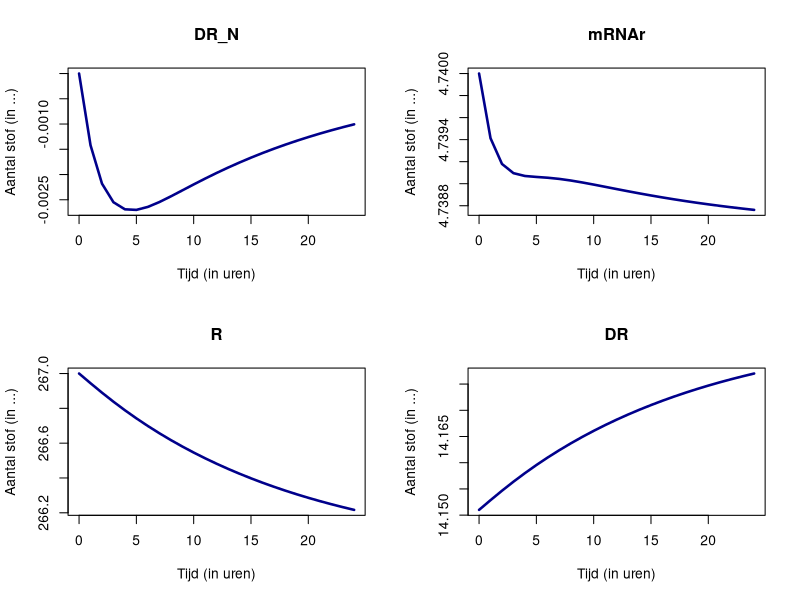

Source code (R):
## ---- chunk 1
knitr::opts_chunk$set(echo = TRUE)
## ---- chunk 2
#knitr::include_graphics('example.png')
## ---- chunk 3
# Inladen van het deSolve pakket
library(deSolve)
## ---- chunk 4
# Defineren van de parameters
parameters <- c(Ks_Rm = 2.90, IC50_Rm = 26.2, 
                Kon = 0.00329, KT = 0.63, 
                Kre = 0.57, RF = 0.49, 
                Kd_R = 0.0572, Kd_Rm = 0.612, 
                Ksr = 3.22, D = 0.053)

# Tijdspunten defineren
times <- 0 : 24

# Het defineren van de initiële waardes
initial.values <- c(DR_N = 0, mRNAr = 4.74, R = 267, DR = 0.053 * 267)
## ---- chunk 5
verandering_dt <- function (time, parameters, initial.values) {
  with(as.list(c(parameters, initial.values)),{
    # Vergelijking van R
    R <- Ksr * mRNAr + RF * Kre * DR_N - Kon * D * R - Kd_R * R
    # Vergelijking van mRNAr
    mRNAr <- Ks_Rm * (1 - (DR_N / IC50_Rm)) - Kd_Rm * mRNAr
    # Vergelijking van DR
    DR <- Kon * D * R - KT * D * R
    # Vergelijking van DR(N)
    DR_N <- KT * (D * R) - Kre * DR_N
    
    # Retourneren van de initiële waardes
    return(list(c(DR_N, mRNAr, R, DR)))
  })
}

# Het aanroepen van de ode functie met de juiste waardes
verloop.dataset <- ode(initial.values, times, verandering_dt, parameters)
## ---- chunk 6
plot(verloop.dataset, 
     lwd = 2.5,
     xlab = "Tijd (in uren)",
     ylab = "Aantal stof (in ...)",
     col = "darkblue")
